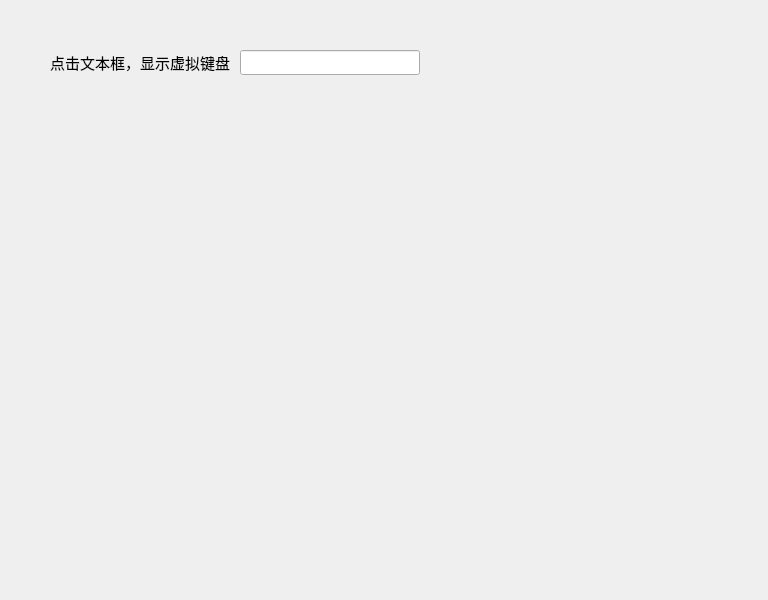
<?xml version="1.0" encoding="UTF-8"?>
<ui version="4.0">
 <class>Widget</class>
 <widget class="QWidget" name="Widget">
  <property name="geometry">
   <rect>
    <x>0</x>
    <y>0</y>
    <width>768</width>
    <height>600</height>
   </rect>
  </property>
  <property name="font">
   <font>
    <pointsize>16</pointsize>
   </font>
  </property>
  <property name="windowTitle">
   <string>Widget</string>
  </property>
  <widget class="QLabel" name="label">
   <property name="geometry">
    <rect>
     <x>50</x>
     <y>50</y>
     <width>190</width>
     <height>25</height>
    </rect>
   </property>
   <property name="font">
    <font>
     <family>Norasi</family>
     <pointsize>11</pointsize>
    </font>
   </property>
   <property name="text">
    <string>点击文本框，显示虚拟键盘</string>
   </property>
  </widget>
  <widget class="MyLineEdit" name="lineEdit">
   <property name="geometry">
    <rect>
     <x>240</x>
     <y>50</y>
     <width>180</width>
     <height>25</height>
    </rect>
   </property>
  </widget>
 </widget>
 <layoutdefault spacing="6" margin="11"/>
 <customwidgets>
  <customwidget>
   <class>MyLineEdit</class>
   <extends>QLineEdit</extends>
   <header location="global">mylineedit.h</header>
  </customwidget>
 </customwidgets>
 <resources/>
 <connections/>
</ui>
